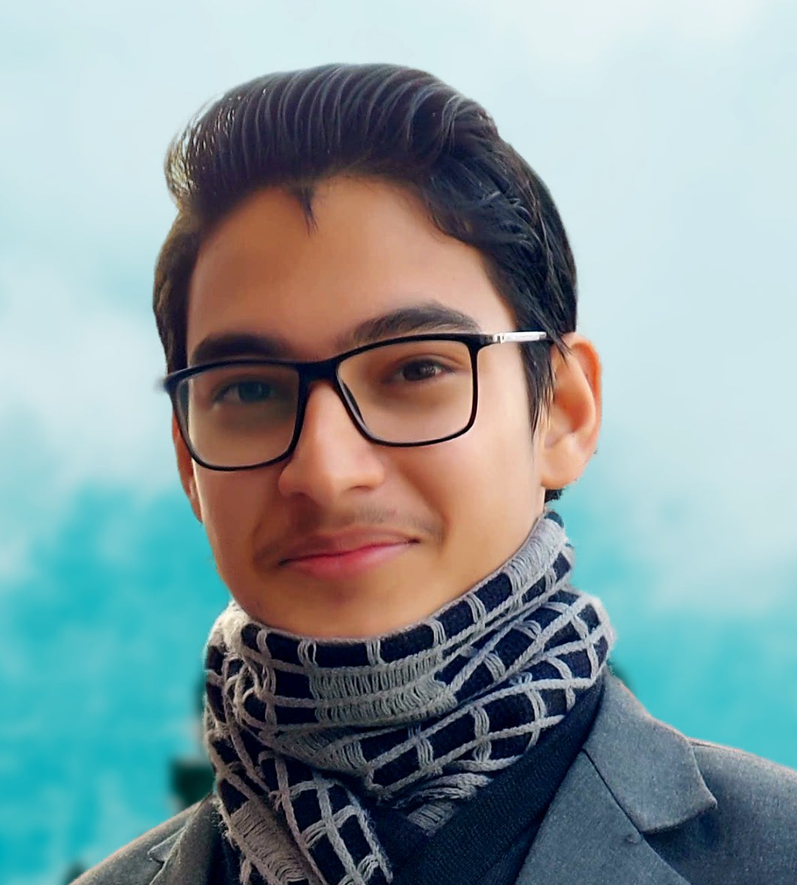
#> input picture nass.png, 797 x 885 px, shrunk from 1060 x 1177 before the run
$ jupyter execute --allow-errors Face_detect.ipynb
#> lines starting #> are read from the running program, lines starting #| are printed output that depends on the picture
[cell 1]
import matplotlib.pyplot as plt
import cv2
import numpy as np

[cell 2]
naseeb_face = cv2.imread('nass.png',0)
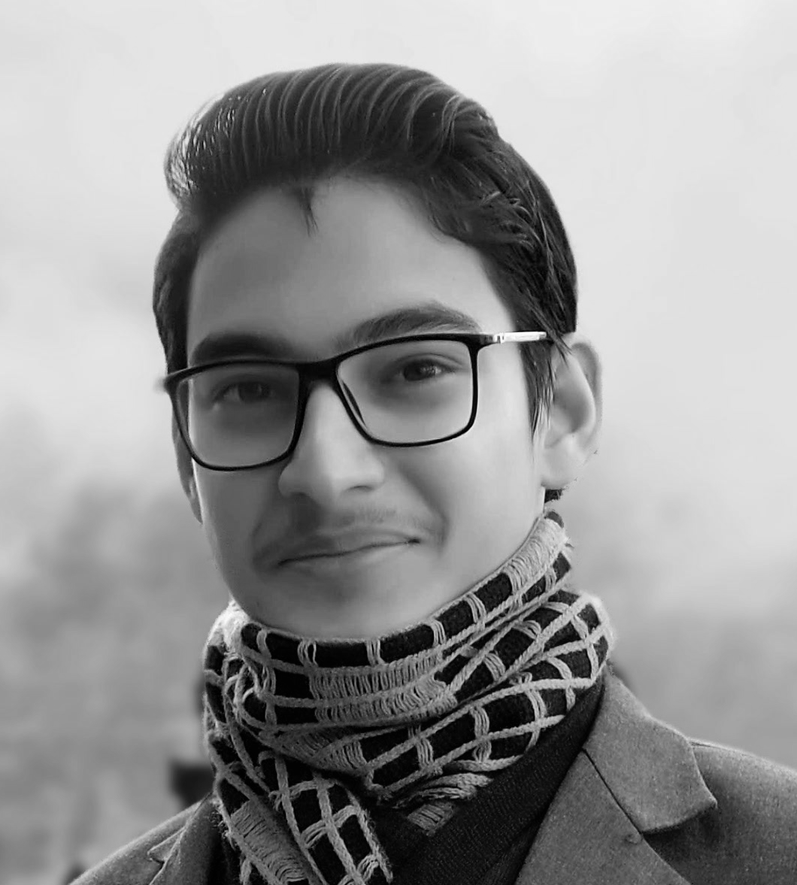
#> naseeb_face: shape (885, 797); min 0, max 255, mean 147.2

[cell 3]
plt.imshow(naseeb_face, cmap='gray')

[cell 4]
face_cascade = cv2.CascadeClassifier('haarcascades/haarcascade_frontalface_default.xml')

[cell 5]
def face_detect(img):
    face_img = img.copy()

    face_rect = face_cascade.detectMultiScale(face_img)
#> face_rect = [[100, 195, 474, 474]]
    for (x,y,w,h) in face_rect:
        cv2.reactangle(face_img, (x,y),(x+w,y+h),(255,255,255),10)
#> this loop made 1 pass
    return face_img
